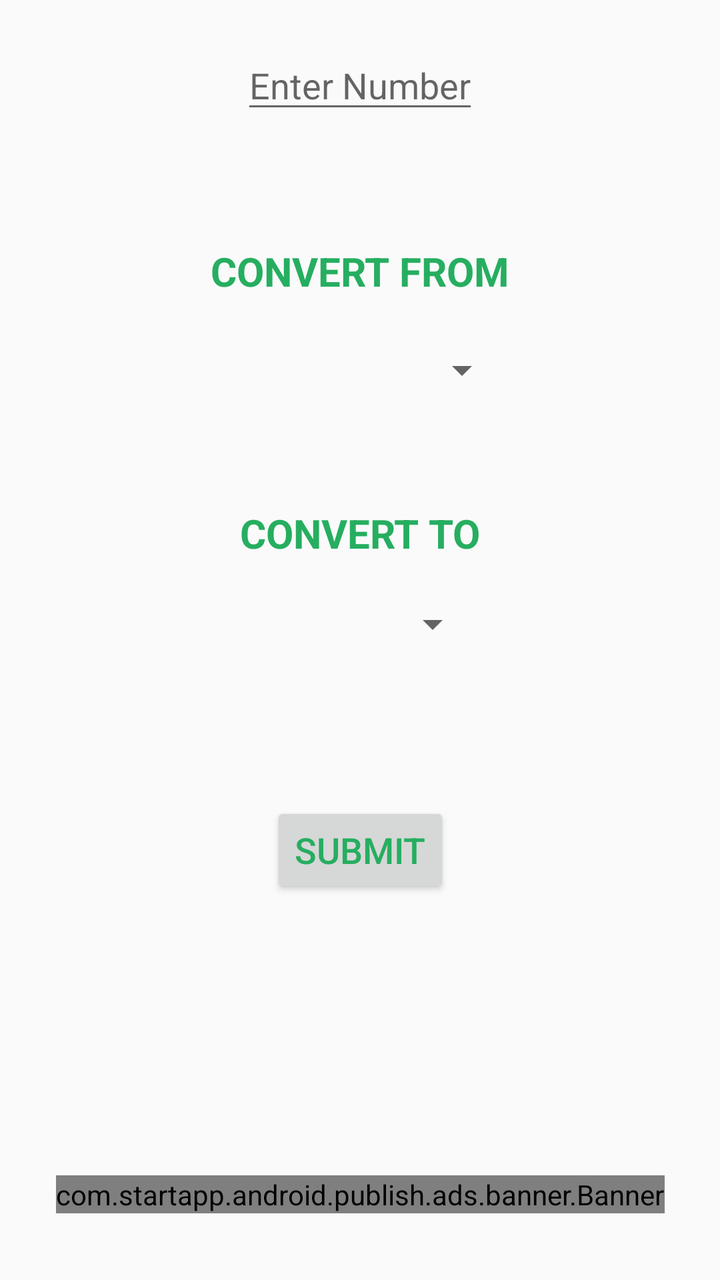
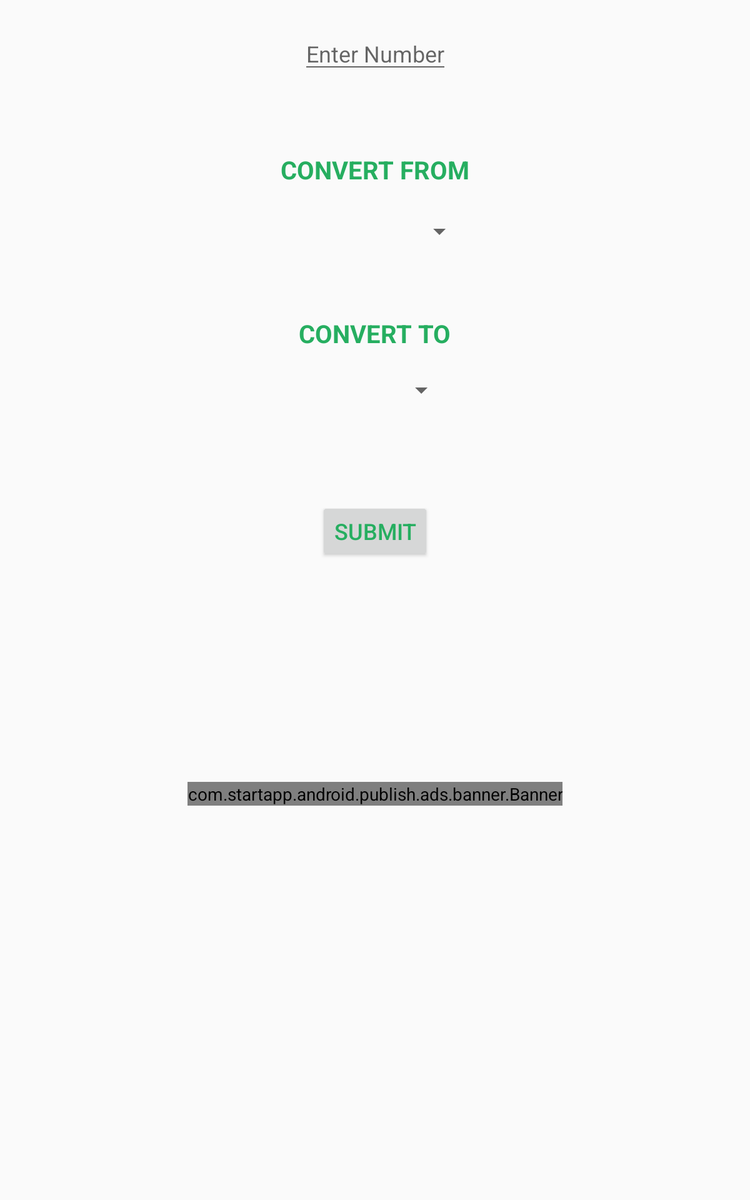

The same Android screen from two of the app's own layout files: first res/layout/ as a phone draws it, then the repository's variant for another configuration, drawn on a device whose configuration selects that folder. Both files follow.
<!-- AndroidManifest.xml: application theme AppTheme -->
<!-- res/layout/fragment_second.xml -->
<?xml version="1.0" encoding="utf-8"?>
<androidx.constraintlayout.widget.ConstraintLayout xmlns:android="http://schemas.android.com/apk/res/android"
    xmlns:app="http://schemas.android.com/apk/res-auto"
    xmlns:tools="http://schemas.android.com/tools"
    android:layout_width="match_parent"
    android:layout_height="match_parent"
    android:orientation="vertical">

    


    <Button
        android:id="@+id/button_length"
        android:layout_width="wrap_content"
        android:layout_height="wrap_content"
        android:layout_gravity="center_horizontal"
        android:text="@string/submit"
        android:textColor="@color/LightGreenYellow"
        android:textSize="18sp"
        app:layout_constraintBottom_toTopOf="@+id/guideline8"
        app:layout_constraintEnd_toEndOf="parent"
        app:layout_constraintStart_toStartOf="parent"
        app:layout_constraintTop_toTopOf="@+id/guideline7"
        app:layout_constraintVertical_bias="0.0" />

    <EditText
        android:id="@+id/length_quantity"
        android:layout_width="wrap_content"
        android:layout_height="wrap_content"
        android:layout_gravity="center_horizontal"
        android:hint="@string/enter_number"
        android:inputType="number|numberDecimal"
        app:layout_constraintBottom_toTopOf="@+id/guideline5"
        app:layout_constraintEnd_toEndOf="parent"
        app:layout_constraintStart_toStartOf="parent"
        app:layout_constraintTop_toTopOf="parent"
        app:layout_constraintVertical_bias="0.252" />

    <Spinner
        android:id="@+id/sp_convert_to"
        android:layout_width="0dp"
        android:layout_height="wrap_content"
        android:layout_gravity="center_horizontal"
        android:layout_marginTop="20dp"
        android:textSize="20sp"
        app:layout_constraintEnd_toEndOf="@+id/edit_convert_to"
        app:layout_constraintStart_toStartOf="@+id/edit_convert_to"
        app:layout_constraintTop_toBottomOf="@+id/edit_convert_to" />

    <Spinner
        android:id="@+id/sp_convert_from"
        android:layout_width="0dp"
        android:layout_height="wrap_content"
        android:layout_gravity="center_horizontal"
        android:layout_marginTop="24dp"
        android:textSize="20sp"
        app:layout_constraintEnd_toEndOf="@+id/edit_convert_from"
        app:layout_constraintStart_toStartOf="@+id/edit_convert_from"
        app:layout_constraintTop_toBottomOf="@+id/edit_convert_from" />

    <TextView
        android:id="@+id/edit_convert_to"
        android:layout_width="wrap_content"
        android:layout_height="wrap_content"
        android:layout_gravity="center_horizontal"
        android:text="@string/convert_to"
        android:textAppearance="@style/TextAppearance.AppCompat.Medium.convertText"
        android:textColor="@color/LightGreenYellow"
        android:textSize="20sp"
        app:layout_constraintEnd_toEndOf="parent"
        app:layout_constraintStart_toStartOf="parent"
        app:layout_constraintTop_toTopOf="@+id/guideline6" />

    <TextView
        android:id="@+id/edit_convert_from"
        android:layout_width="wrap_content"
        android:layout_height="wrap_content"
        android:layout_gravity="center_horizontal"
        android:text="@string/convert_from"
        android:textAppearance="@style/TextAppearance.AppCompat.Medium.convertText"
        android:textColor="@color/LightGreenYellow"
        android:textSize="20sp"
        app:layout_constraintEnd_toEndOf="parent"
        app:layout_constraintStart_toStartOf="parent"
        app:layout_constraintTop_toTopOf="@+id/guideline5" />

    <TextView
        android:id="@+id/length_result"
        android:layout_width="wrap_content"
        android:layout_height="wrap_content"
        android:layout_gravity="center_horizontal"
        android:layout_marginBottom="32dp"
        android:textColor="@android:color/black"
        android:textIsSelectable="true"
        android:textSize="22sp"
        android:textStyle="bold|italic"
        app:layout_constraintBottom_toBottomOf="parent"
        app:layout_constraintEnd_toEndOf="parent"
        app:layout_constraintHorizontal_bias="0.498"
        app:layout_constraintStart_toStartOf="parent"
        app:layout_constraintTop_toTopOf="@+id/guideline8"
        app:layout_constraintVertical_bias="0.183" />

    <androidx.constraintlayout.widget.Guideline
        android:id="@+id/guideline5"
        android:layout_width="wrap_content"
        android:layout_height="wrap_content"
        android:orientation="horizontal"
        app:layout_constraintGuide_begin="122dp" />

    <androidx.constraintlayout.widget.Guideline
        android:id="@+id/guideline6"
        android:layout_width="wrap_content"
        android:layout_height="wrap_content"
        android:orientation="horizontal"
        app:layout_constraintGuide_begin="253dp" />

    <androidx.constraintlayout.widget.Guideline
        android:id="@+id/guideline7"
        android:layout_width="wrap_content"
        android:layout_height="wrap_content"
        android:orientation="horizontal"
        app:layout_constraintGuide_begin="401dp" />

    <androidx.constraintlayout.widget.Guideline
        android:id="@+id/guideline8"
        android:layout_width="wrap_content"
        android:layout_height="wrap_content"
        android:orientation="horizontal"
        app:layout_constraintGuide_begin="483dp" />

    <com.startapp.android.publish.ads.banner.Banner
        android:id="@+id/startAppBanner"
        android:layout_width="wrap_content"
        android:layout_height="wrap_content"
        android:layout_alignParentBottom="true"
        android:layout_centerHorizontal="true"
        android:layout_gravity="bottom|center"
        android:layout_marginTop="24dp"
        app:layout_constraintBottom_toBottomOf="parent"
        app:layout_constraintEnd_toEndOf="parent"
        app:layout_constraintStart_toStartOf="parent"
        app:layout_constraintTop_toBottomOf="@id/length_result" />


</androidx.constraintlayout.widget.ConstraintLayout>
<!-- resources referenced by this layout -->
<resources>
  <color name="LightGreenYellow">#26AE60</color>
  <string name="convert_from">CONVERT FROM</string>
  <string name="convert_to">CONVERT TO</string>
  <string name="enter_number">Enter Number</string>
  <string name="submit">SUBMIT</string>
  <style name="TextAppearance.AppCompat.Medium.convertText">
          <item name="android:textAllCaps">true</item>
          <item name="android:textColor">@color/darkGreenYellow</item>
          <item name="android:textStyle">bold</item>
  
      </style>
  <style name="AppTheme" parent="Theme.AppCompat.Light.DarkActionBar">
          
          <item name="colorPrimary">@color/colorPrimary</item>
          <item name="colorPrimaryDark">@color/colorPrimaryDark</item>
          <item name="colorAccent">@color/colorAccent</item>
  
  
  
      </style>
  <color name="darkGreenYellow">#019031</color>
  <color name="colorPrimary">#e0e0e0</color>
  <color name="colorPrimaryDark">#8c8c8c</color>
  <color name="colorAccent">#338a3e</color>
</resources>
<!-- res/layout-sw600dp/fragment_second.xml (the repository's variant of the layout above) -->
<!-- drawn on a 7-inch tablet held upright -->
<?xml version="1.0" encoding="utf-8"?>
<androidx.constraintlayout.widget.ConstraintLayout xmlns:android="http://schemas.android.com/apk/res/android"
    xmlns:app="http://schemas.android.com/apk/res-auto"
    xmlns:tools="http://schemas.android.com/tools"
    android:layout_width="match_parent"
    android:layout_height="match_parent"
    android:orientation="vertical">

    


    <Button
        android:id="@+id/button_length"
        android:layout_width="wrap_content"
        android:layout_height="wrap_content"
        android:layout_gravity="center_horizontal"
        android:text="@string/submit"
        android:textColor="@color/LightGreenYellow"
        android:textSize="18sp"
        app:layout_constraintBottom_toTopOf="@+id/guideline8"
        app:layout_constraintEnd_toEndOf="parent"
        app:layout_constraintStart_toStartOf="parent"
        app:layout_constraintTop_toTopOf="@+id/guideline7"
        app:layout_constraintVertical_bias="0.0" />

    <EditText
        android:id="@+id/length_quantity"
        android:layout_width="wrap_content"
        android:layout_height="wrap_content"
        android:layout_gravity="center_horizontal"
        android:hint="@string/enter_number"
        android:inputType="number|numberDecimal"
        app:layout_constraintBottom_toTopOf="@+id/guideline5"
        app:layout_constraintEnd_toEndOf="parent"
        app:layout_constraintStart_toStartOf="parent"
        app:layout_constraintTop_toTopOf="parent"
        app:layout_constraintVertical_bias="0.252" />

    <Spinner
        android:id="@+id/sp_convert_to"
        android:layout_width="0dp"
        android:layout_height="wrap_content"
        android:layout_gravity="center_horizontal"
        android:layout_marginTop="20dp"
        android:textSize="20sp"
        app:layout_constraintEnd_toEndOf="@+id/edit_convert_to"
        app:layout_constraintStart_toStartOf="@+id/edit_convert_to"
        app:layout_constraintTop_toBottomOf="@+id/edit_convert_to" />

    <Spinner
        android:id="@+id/sp_convert_from"
        android:layout_width="0dp"
        android:layout_height="wrap_content"
        android:layout_gravity="center_horizontal"
        android:layout_marginTop="24dp"
        android:textSize="20sp"
        app:layout_constraintEnd_toEndOf="@+id/edit_convert_from"
        app:layout_constraintStart_toStartOf="@+id/edit_convert_from"
        app:layout_constraintTop_toBottomOf="@+id/edit_convert_from" />

    <TextView
        android:id="@+id/edit_convert_to"
        android:layout_width="wrap_content"
        android:layout_height="wrap_content"
        android:layout_gravity="center_horizontal"
        android:text="@string/convert_to"
        android:textAppearance="@style/TextAppearance.AppCompat.Medium.convertText"
        android:textColor="@color/LightGreenYellow"
        android:textSize="20sp"
        app:layout_constraintEnd_toEndOf="parent"
        app:layout_constraintStart_toStartOf="parent"
        app:layout_constraintTop_toTopOf="@+id/guideline6" />

    <TextView
        android:id="@+id/edit_convert_from"
        android:layout_width="wrap_content"
        android:layout_height="wrap_content"
        android:layout_gravity="center_horizontal"
        android:text="@string/convert_from"
        android:textAppearance="@style/TextAppearance.AppCompat.Medium.convertText"
        android:textColor="@color/LightGreenYellow"
        android:textSize="20sp"
        app:layout_constraintEnd_toEndOf="parent"
        app:layout_constraintStart_toStartOf="parent"
        app:layout_constraintTop_toTopOf="@+id/guideline5" />

    <TextView
        android:id="@+id/length_result"
        android:layout_width="wrap_content"
        android:layout_height="wrap_content"
        android:layout_gravity="center_horizontal"
        android:layout_marginBottom="32dp"
        android:textColor="@android:color/black"
        android:textIsSelectable="true"
        android:textSize="22sp"
        android:textStyle="bold|italic"
        app:layout_constraintBottom_toBottomOf="parent"
        app:layout_constraintEnd_toEndOf="parent"
        app:layout_constraintHorizontal_bias="0.498"
        app:layout_constraintStart_toStartOf="parent"
        app:layout_constraintTop_toTopOf="@+id/guideline8"
        app:layout_constraintVertical_bias="0.183" />

    <androidx.constraintlayout.widget.Guideline
        android:id="@+id/guideline5"
        android:layout_width="wrap_content"
        android:layout_height="wrap_content"
        android:orientation="horizontal"
        app:layout_constraintGuide_begin="122dp" />

    <androidx.constraintlayout.widget.Guideline
        android:id="@+id/guideline6"
        android:layout_width="wrap_content"
        android:layout_height="wrap_content"
        android:orientation="horizontal"
        app:layout_constraintGuide_begin="253dp" />

    <androidx.constraintlayout.widget.Guideline
        android:id="@+id/guideline7"
        android:layout_width="wrap_content"
        android:layout_height="wrap_content"
        android:orientation="horizontal"
        app:layout_constraintGuide_begin="401dp" />

    <androidx.constraintlayout.widget.Guideline
        android:id="@+id/guideline8"
        android:layout_width="wrap_content"
        android:layout_height="wrap_content"
        android:orientation="horizontal"
        app:layout_constraintGuide_begin="499dp" />
    <com.startapp.android.publish.ads.banner.Banner
        android:id="@+id/startAppBanner"
        android:layout_width="wrap_content"
        android:layout_height="wrap_content"
        android:layout_alignParentBottom="true"
        android:layout_centerHorizontal="true"
        android:layout_marginTop="24dp"
        android:layout_gravity="bottom|center"
        app:layout_constraintEnd_toEndOf="parent"
        app:layout_constraintStart_toStartOf="parent"
        app:layout_constraintTop_toBottomOf="@id/length_result" />


</androidx.constraintlayout.widget.ConstraintLayout>
